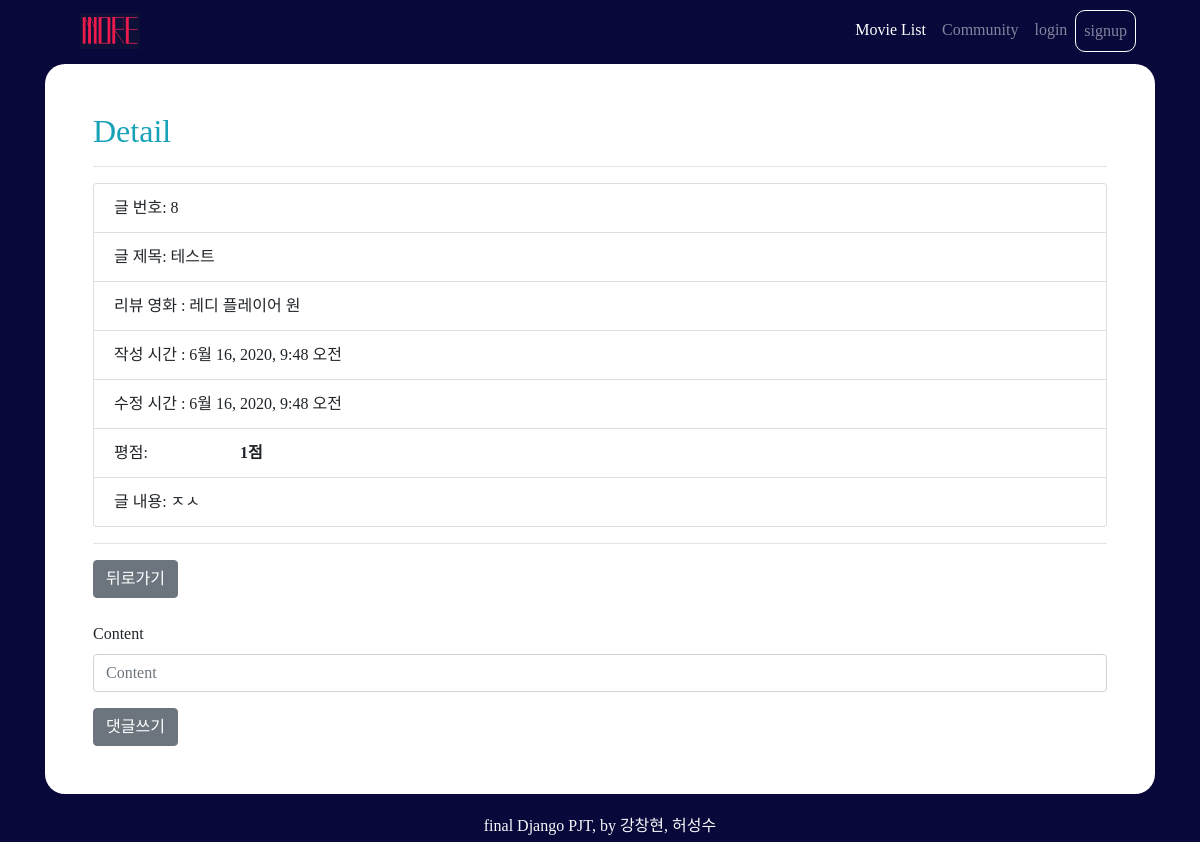
The page /movies/118/8/ on the database as committed earlier.
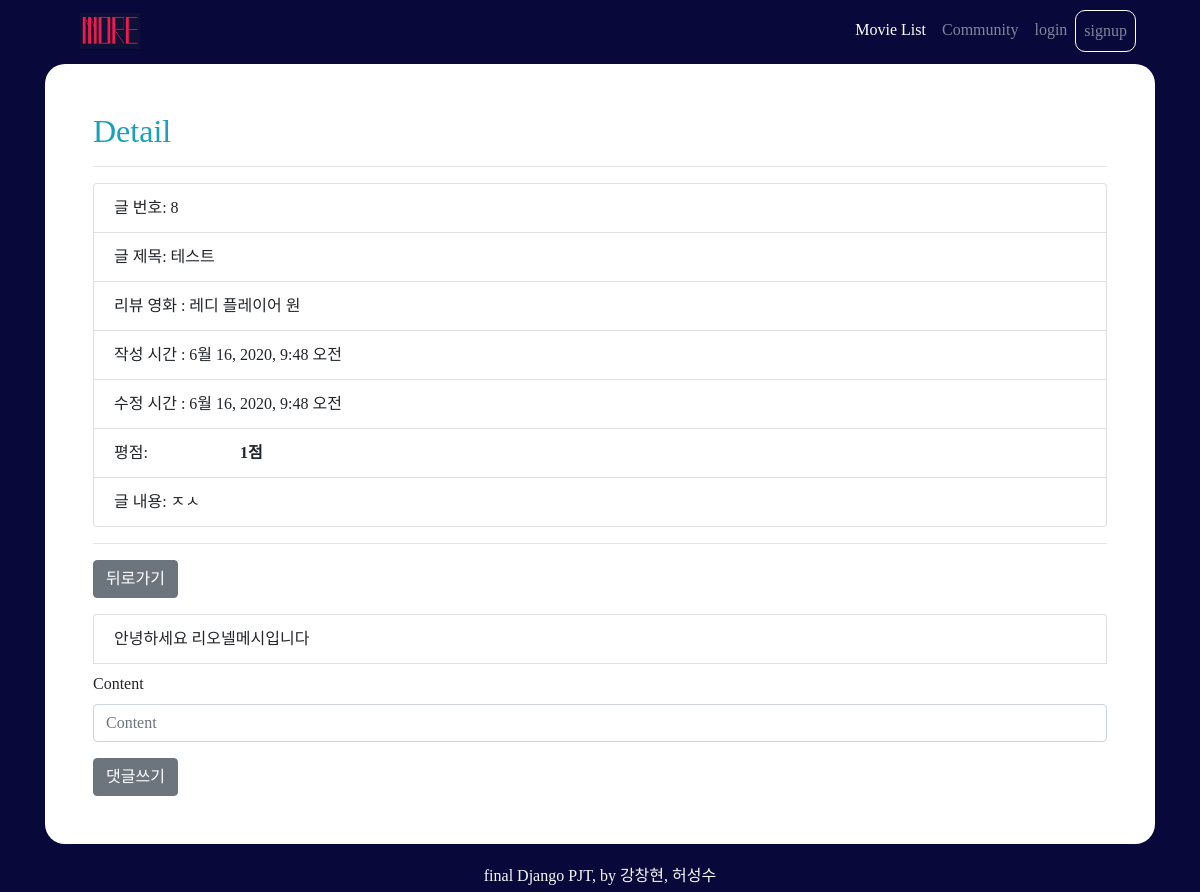
The same page on the database as committed later.
### movies/models.py (models this page shows)
class Comment(models.Model):
    content = models.CharField(max_length=200)
    created_at = models.DateTimeField(auto_now_add=True)
    updated_at = models.DateTimeField(auto_now=True)
    review = models.ForeignKey(Review, on_delete=models.CASCADE)
    user = models.ForeignKey(settings.AUTH_USER_MODEL, on_delete=models.CASCADE)

### movies/views.py (the view)
# urls.py: path('<int:pk>/<int:review_pk>/', views.review_detail, name='review_detail'),
def review_detail(request, pk, review_pk):
    movie = get_object_or_404(Movie, pk=pk)
    review = get_object_or_404(Review, pk=review_pk)
    form = CommentForm()
    context = {
        'movie': movie,
        'review': review,
        'form': form,
    }
    return render(request, 'movies/review_detail.html', context)

### movies/forms.py
class CommentForm(forms.ModelForm):
    class Meta:
        model = Comment
        fields = ('content',)

### movies/templates/movies/review_detail.html (shortened to what this page needs)
{% extends 'base.html' %} {% load static %}
{% load bootstrap4 %}
{% block content %}
<link rel="stylesheet" href="{% static 'movies/style.css' %}" type="text/css" media="screen">
<div class="p-5 container bg-white mb-5 pb-4" style="border-radius: 20px;">
  <h2 class='text-info'>Detail</h2>
  <hr>
  <ul class="list-group mb-3">
    <li class="list-group-item">글 번호: {{ review.pk }}</li>
    <li class="list-group-item">글 제목: {{ review.title }}</li>
    <li class="list-group-item">리뷰 영화 : {{ review.movie.title }}</li>
    <li class="list-group-item">작성 시간 : {{ review.created_at }}</li>
    <li class="list-group-item">수정 시간 : {{ review.updated_at }}</li>
    <li class="list-group-item">평점: <span class="star-prototype mr-2">{{ review.rank }}</span><b>{{ review.rank }}점</b></li>
    <li class="list-group-item">글 내용: {{ review.content }}</li>
  </ul>
  <hr>
  <div class="d-flex mt-3">
    <a href="{% url 'movies:movie_detail' movie.pk %}"><button class="btn btn-secondary mb-3">뒤로가기</button></a>
  </div>
  <ul class="list-group d-flex mb-2">
  {% for comment in review.comment_set.all %}
    <li class="list-group-item">{{ comment.content }}</li>
  {% endfor %}
  </ul>
  <form action="{% url 'movies:comment_create' review.movie.id review.pk %}" method="POST">
    {% bootstrap_form form %}
    <button class="btn btn-secondary">댓글쓰기</button>
  </form>
</div>
{% endblock %}

Rows that differ between the two databases and show on the page:
added Comment: content "안녕하세요 리오넬메시입니다"
